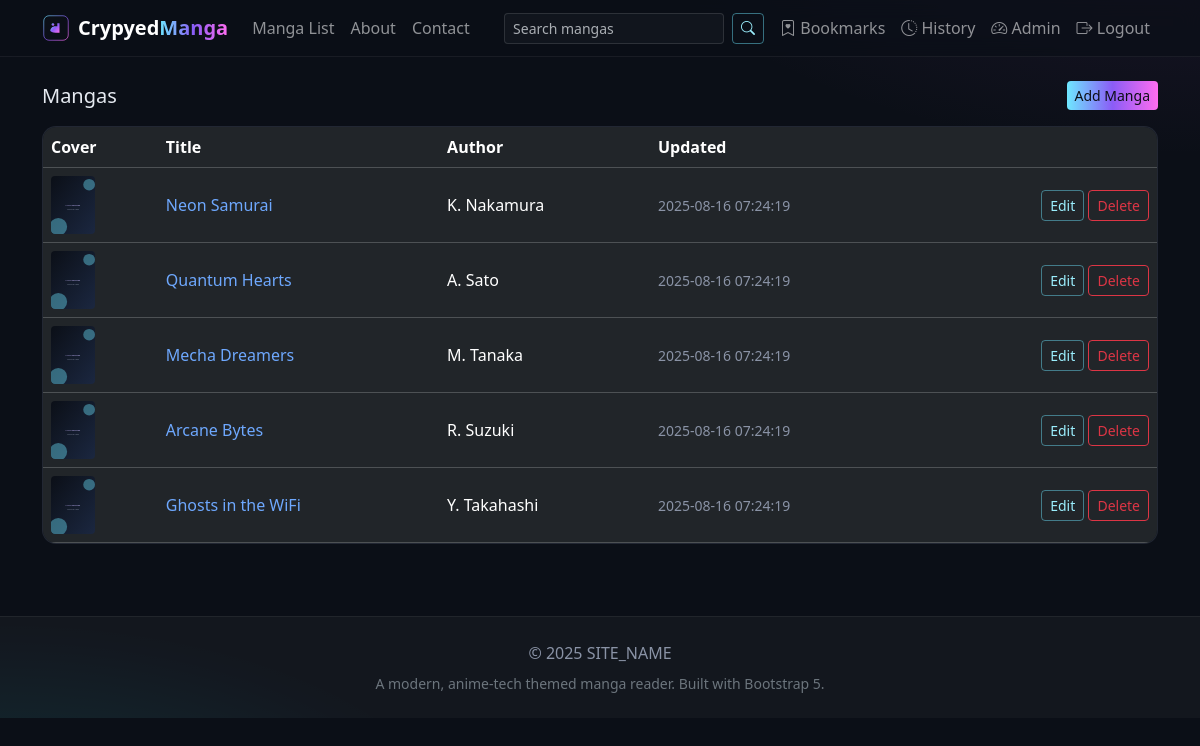
Screenshot of /admin/mangas.php (signed in) with the database file from the repository.
### tables this page shows
CREATE TABLE IF NOT EXISTS mangas (
    id INT AUTO_INCREMENT PRIMARY KEY,
    mangadex_id CHAR(36) NULL UNIQUE,
    slug VARCHAR(255) NOT NULL UNIQUE,
    title VARCHAR(255) NOT NULL,
    description TEXT NULL,
    author_id INT NULL,
    cover_image VARCHAR(255) NULL,
    release_date DATE NULL,
    language VARCHAR(10) NOT NULL DEFAULT 'en',
    views INT NOT NULL DEFAULT 0,
    popularity_score INT NOT NULL DEFAULT 0,
    created_at TIMESTAMP NOT NULL DEFAULT CURRENT_TIMESTAMP,
    updated_at TIMESTAMP NOT NULL DEFAULT CURRENT_TIMESTAMP ON UPDATE CURRENT_TIMESTAMP,
    CONSTRAINT fk_mangas_author FOREIGN KEY (author_id) REFERENCES authors(id) ON DELETE SET NULL
);

CREATE TABLE IF NOT EXISTS authors (
    id INT AUTO_INCREMENT PRIMARY KEY,
    name VARCHAR(255) NOT NULL UNIQUE,
    bio TEXT NULL,
    created_at TIMESTAMP NOT NULL DEFAULT CURRENT_TIMESTAMP
);

### includes/db.php (called while the page is built, shortened)
<?php
function getPDO(): PDO {
    static $pdo = null;
    $dsn = 'mysql:host=' . DB_HOST . ';dbname=' . DB_NAME . ';charset=utf8mb4';
    $options = [
        PDO::ATTR_ERRMODE => PDO::ERRMODE_EXCEPTION,
        PDO::ATTR_DEFAULT_FETCH_MODE => PDO::FETCH_ASSOC,
        PDO::ATTR_EMULATE_PREPARES => false,
    ];
    try {
        $pdo = new PDO($dsn, DB_USER, DB_PASS, $options);
    } catch (PDOException $e) {
        http_response_code(500);
        echo 'Database connection failed: ' . htmlspecialchars($e->getMessage());
        exit;
    }
    return $pdo;
}
function db_query(string $sql, array $params = []): PDOStatement {
    $stmt = getPDO()->prepare($sql);
    $stmt->execute($params);
    return $stmt;
}
?>

### includes/functions.php (called while the page is built, shortened)
<?php
function base_url(string $path = ''): string {
    $base = BASE_URL;
    $path = ltrim($path, '/');
    return $path ? $base . '/' . $path : $base;
}
function e(?string $str): string {
    return htmlspecialchars($str ?? '', ENT_QUOTES | ENT_SUBSTITUTE, 'UTF-8');
}
function csrf_token(): string {
    return $_SESSION['csrf'];
}
function seo_url_manga(string $slug): string { return base_url('manga/' . $slug); }
?>

### admin/mangas.php (the view, shortened to what this page needs)
<?php
require_once __DIR__ . '/../includes/header.php';
require_once __DIR__ . '/../includes/db.php';
$rows = db_query('SELECT m.*, a.name AS author_name FROM mangas m LEFT JOIN authors a ON a.id=m.author_id ORDER BY m.updated_at DESC')->fetchAll();
?>
<div class="d-flex align-items-center justify-content-between mb-3">
  <h1 class="h5 mb-0">Mangas</h1>
  <button class="btn btn-sm btn-gradient" data-bs-toggle="collapse" data-bs-target="#mangaForm">Add Manga</button>
</div>
<div class="cm-card p-0">
  <div class="table-responsive">
    <table class="table align-middle mb-0 table-dark">
      <thead><tr><th>Cover</th><th>Title</th><th>Author</th><th>Updated</th><th></th></tr></thead>
      <tbody>
        <?php foreach ($rows as $m): ?>
          <tr>
            <td><img src="<?php echo e(base_url($m['cover_image'] ?: 'uploads/mangas/placeholder.svg')); ?>" width="44" height="58" style="object-fit:cover;border-radius:4px"></td>
            <td><a class="text-decoration-none" href="<?php echo e(seo_url_manga($m['slug'])); ?>"><?php echo e($m['title']); ?></a></td>
            <td><?php echo e($m['author_name'] ?: '—'); ?></td>
            <td class="text-muted small"><?php echo e($m['updated_at']); ?></td>
            <td class="text-end">
              <a class="btn btn-sm btn-outline-info" href="?action=edit&id=<?php echo (int)$m['id']; ?>">Edit</a>
              <a class="btn btn-sm btn-outline-danger" href="?action=delete&id=<?php echo (int)$m['id']; ?>&csrf=<?php echo e(csrf_token()); ?>" onclick="return confirm('Delete this manga?')">Delete</a>
            </td>
          </tr>
        <?php endforeach; ?>
      </tbody>
    </table>
  </div>
</div>
<?php require_once __DIR__ . '/../includes/footer.php'; ?>

### assets/css/style.css (style rules this page uses)
:root { --cm-bg: #0b0f17; --cm-surface: #0f1522; --cm-text: #e5e9f0; --cm-muted: #8a93a6; --cm-primary: #6ee7ff; --cm-accent: #ff6df0; --cm-gradient: linear-gradient(90deg, #6ee7ff, #8b5cf6, #ff6df0); }
html, body { background: var(--cm-bg); color: var(--cm-text); }
.cm-body { background: radial-gradient(1000px 500px at 100% -20%, rgba(142,68,173,0.15), transparent 60%), radial-gradient(800px 400px at 0% 120%, rgba(0,255,255,0.12), transparent 60%), var(--cm-bg); }
.cm-card { background: var(--cm-surface); border: 1px solid rgba(255,255,255,0.08); border-radius: 14px; overflow: hidden; transition: transform .2s ease, box-shadow .2s ease, border-color .2s ease; }
.btn-gradient { color: #0c0f16; background: var(--cm-gradient); border: none; }
.btn-outline-info { border-color: rgba(110,231,255,0.45) !important; color: #9beefd !important; }
.text-muted { color: var(--cm-muted) !important; }

### rows the page displays
mangas: cover_image (placeholder picture), title "Neon Samurai", author.name "K. Nakamura", updated_at "2025-08-16 07:24:19"
mangas: cover_image (placeholder picture), title "Quantum Hearts", author.name "A. Sato", updated_at "2025-08-16 07:24:19"
mangas: cover_image (placeholder picture), title "Mecha Dreamers", author.name "M. Tanaka", updated_at "2025-08-16 07:24:19"
mangas: cover_image (placeholder picture), title "Arcane Bytes", author.name "R. Suzuki", updated_at "2025-08-16 07:24:19"
mangas: cover_image (placeholder picture), title "Ghosts in the WiFi", author.name "Y. Takahashi", updated_at "2025-08-16 07:24:19"

### other values shown
SITE_NAME "SITE_NAME"
